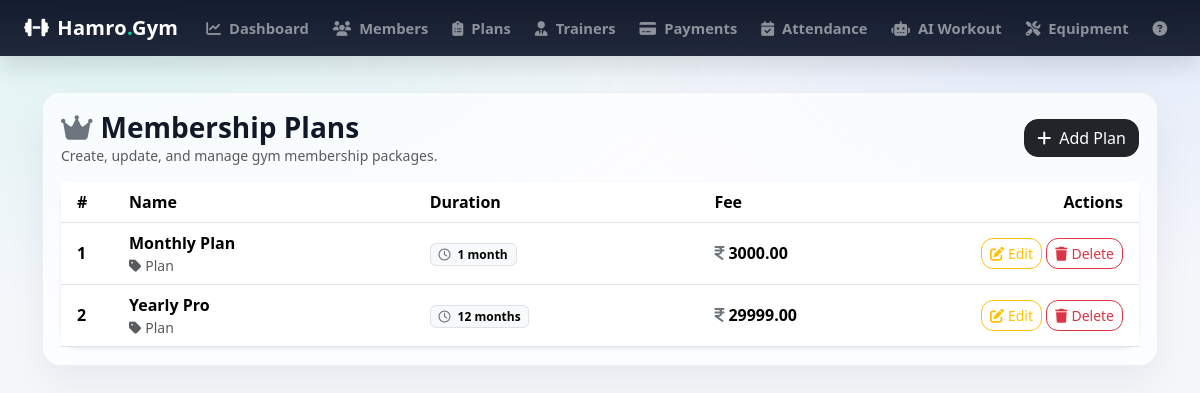
Screenshot of /admin_plans/ (signed in) with the database file from the repository.
### gymapp/models.py (models this page shows, shortened)
class MembershipPlan(models.Model):
    name = models.CharField(max_length=100)
    duration_months = models.PositiveIntegerField()
    fee = models.DecimalField(max_digits=10, decimal_places=2)
    description = models.TextField(blank=True)

### gymapp/views.py (the view)
    def wrapper(request, *args, **kwargs):
        if not request.user.is_authenticated or getattr(request.user, 'role', None) != 'ADMIN':
            messages.error(request, 'You must be logged in as an admin to access this page.')
            return redirect('admin_login')  # Redirect to the admin login page
        return view_func(request, *args, **kwargs)

### gymapp/views.py (called while the page is built)
def admin_required(view_func):
    def wrapper(request, *args, **kwargs):
        if not request.user.is_authenticated or getattr(request.user, 'role', None) != 'ADMIN':
            messages.error(request, 'You must be logged in as an admin to access this page.')
            return redirect('admin_login')  # Redirect to the admin login page
        return view_func(request, *args, **kwargs)
    return wrapper

@admin_required
def admin_plans_list(request):
    plans = MembershipPlan.objects.all().order_by('duration_months') # Fetch all membership plans from the database and order them by duration
    return render(request, 'admin_plans_list.html', {'plans': plans})

### gymapp/templates/admin_plans_list.html (shortened to what this page needs)
{% extends 'base.html' %}
{% block content %}
<div class="d-flex flex-wrap justify-content-between align-items-center gap-2 mb-3">
    <div>
        <h3 class="mb-0 fw-bold">
            <i class="fa-solid fa-crown me-2 text-secondary"></i>Membership Plans
        </h3>
        <div class="text-muted small">Create, update, and manage gym membership packages.</div>
    </div>
    <a href="{% url 'admin_plan_add' %}" class="btn btn-dark" style="border-radius:14px;">
        <i class="fa-solid fa-plus me-2"></i>Add Plan
    </a>
</div>
<div class="card border-0 shadow-sm" style="border-radius:18px;">
    <div class="card-body p-0">
        <div class="table-responsive">
            <table class="table table-hover align-middle mb-0">
                <thead style="background: rgba(15,23,42,.98); color: #fff;">
                <tr>
                    <th class="ps-3" style="width:60px;">#</th>
                    <th>Name</th>
                    <th>Duration</th>
                    <th>Fee</th>
                    <th class="text-end pe-3" style="width:190px;">Actions</th>
                </tr>
                </thead>
                <tbody>
                {% for p in plans %}
                    <tr>
                        <td class="ps-3 fw-semibold">{{ forloop.counter }}</td>
                        <td>
                            <div class="fw-semibold">{{ p.name }}</div>
                            <div class="small text-muted">
                                <i class="fa-solid fa-tag me-1"></i>Plan
                            </div>
                        </td>
                        <td class="text-nowrap">
                            <span class="badge text-bg-light border">
                                <i class="fa-regular fa-clock me-1 text-secondary"></i>
                                {{ p.duration_months }} month{% if p.duration_months|default:0|add:0 != 1 %}s{% endif %}
                            </span>
                        </td>
                        <td class="text-nowrap">
                            <span class="fw-bold">
                                <i class="fa-solid fa-indian-rupee-sign me-1 text-secondary"></i>{{ p.fee }}
                            </span>
                        </td>
                        <td class="text-end pe-3">
                            <a href="{% url 'admin_plan_edit' p.id %}"
                               class="btn btn-sm btn-outline-warning"
                               style="border-radius:12px;">
                                <i class="fa-solid fa-pen-to-square me-1"></i>Edit
                            </a>
                            <form method="post" action="{% url 'admin_plan_delete' p.id %}"
                                  class="d-inline-block">
                                <button type="submit"
                                        class="btn btn-sm btn-outline-danger"
                                        style="border-radius:12px;"
                                        onclick="return confirm('Delete this plan?');">
                                    <i class="fa-solid fa-trash me-1"></i>Delete
                                </button>
                            </form>
                        </td>
                    </tr>
                {% endfor %}
                </tbody>
            </table>
        </div>
    </div>
</div>
{% endblock %}

### gymapp/templates/base.html (style rules this page uses)
:root { --brand: #00d1b2; --dark-2: #0f172a; --card: #ffffff; --muted: #6b7280; }
body { background: radial-gradient(1200px 600px at 10% 0%, rgba(0, 209, 178, .10), transparent 55%), radial-gradient(900px 450px at 90% 10%, rgba(59, 130, 246, .10), transparent 55%), #f6f7fb; color: #111827; }

### rows the page displays
MembershipPlan: name "Monthly Plan", duration_months "1", fee "3000.00"
MembershipPlan: name "Yearly Pro", duration_months "12", fee "29999.00"
